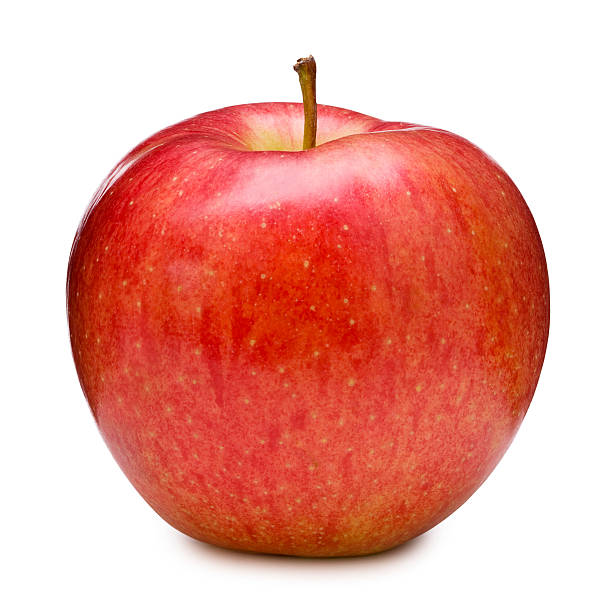
#> input picture apple.jpg, 612 x 612 px
$ python homework-8.py   (older library calls are emulated)
#> lines starting #> are read from the running program, lines starting #| are printed output that depends on the picture
# Sobel filtresi

import cv2
import numpy as np
import matplotlib.pyplot as plt

def sobel_filter(image_path):
    # Görüntüyü oku
#> called with image_path = 'apple.jpg'
    image = cv2.imread(image_path, cv2.IMREAD_GRAYSCALE)
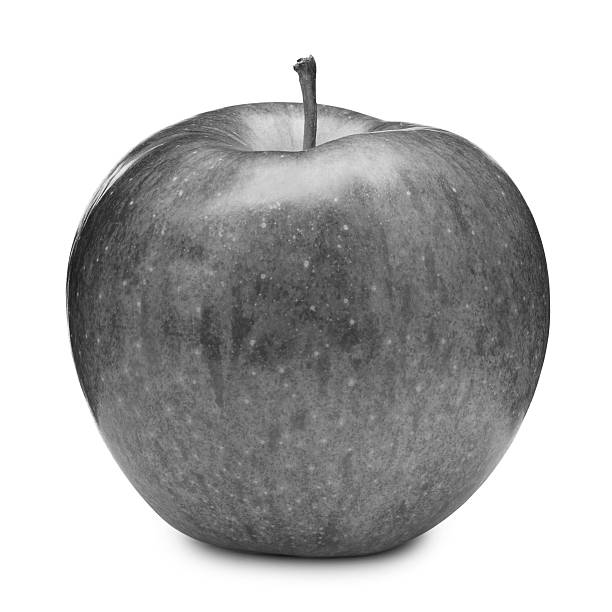
#> image: shape (612, 612); min 9, max 255, mean 186

    # Sobel filtresi uygula
    sobel_x = cv2.Sobel(image, cv2.CV_64F, 1, 0, ksize=3)
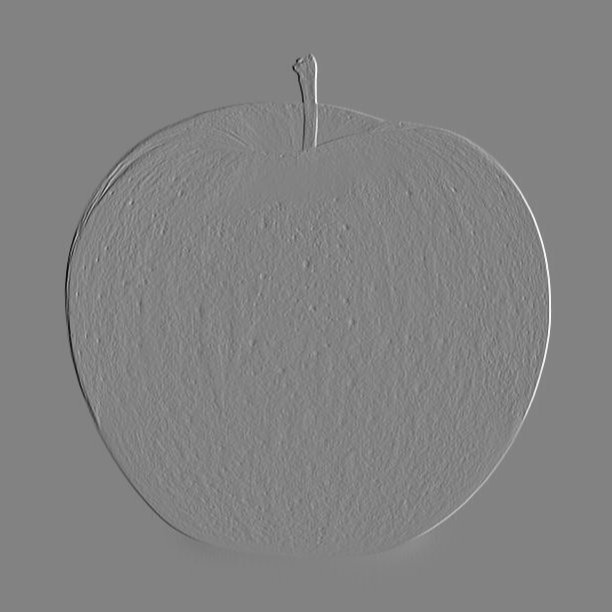
#> sobel_x: shape (612, 612) float64; min -961, max 915, mean 0; drawn with min black and max white
    sobel_y = cv2.Sobel(image, cv2.CV_64F, 0, 1, ksize=3)
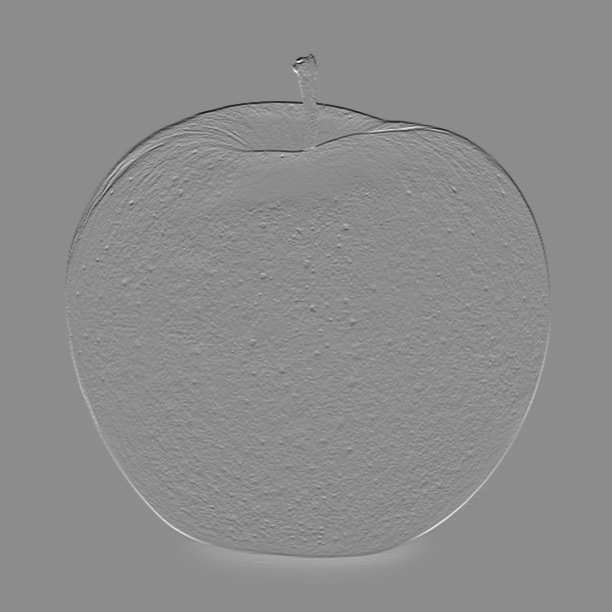
#> sobel_y: shape (612, 612) float64; min -844, max 686, mean 0; drawn with min black and max white

    # Kenar büyüklüğünü hesapla
    edge_magnitude = np.sqrt(np.square(sobel_x) + np.square(sobel_y))
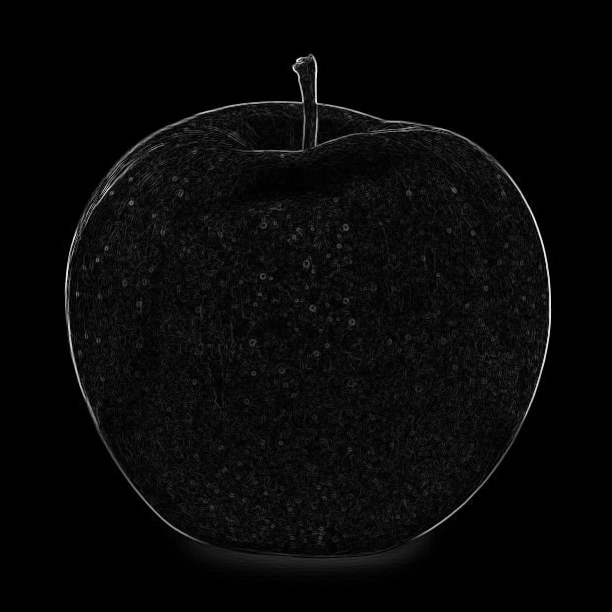
#> edge_magnitude: shape (612, 612) float64; min 0, max 967, mean 31.4; drawn with min black and max white

    # Görselleştirme
    plt.figure(figsize=(15, 5))

    plt.subplot(1, 3, 1)
    plt.imshow(image, cmap='gray')
    plt.title('Orijinal Görüntü')
    plt.axis('off')

    plt.subplot(1, 3, 2)
    plt.imshow(sobel_x, cmap='gray')
    plt.title('Sobel X')
    plt.axis('off')

    plt.subplot(1, 3, 3)
    plt.imshow(sobel_y, cmap='gray')
    plt.title('Sobel Y')
    plt.axis('off')

    plt.show()

    # Kenar büyüklüğünü görselleştir
    plt.figure(figsize=(8, 5))
    plt.imshow(edge_magnitude, cmap='gray')
    plt.title('Kenar Büyüklüğü (Sobel)')
    plt.axis('off')
    plt.show()

# Örnek bir görüntü üzerinde Sobel filtre işlemi uygula
image_path = "apple.jpg"
sobel_filter(image_path)
